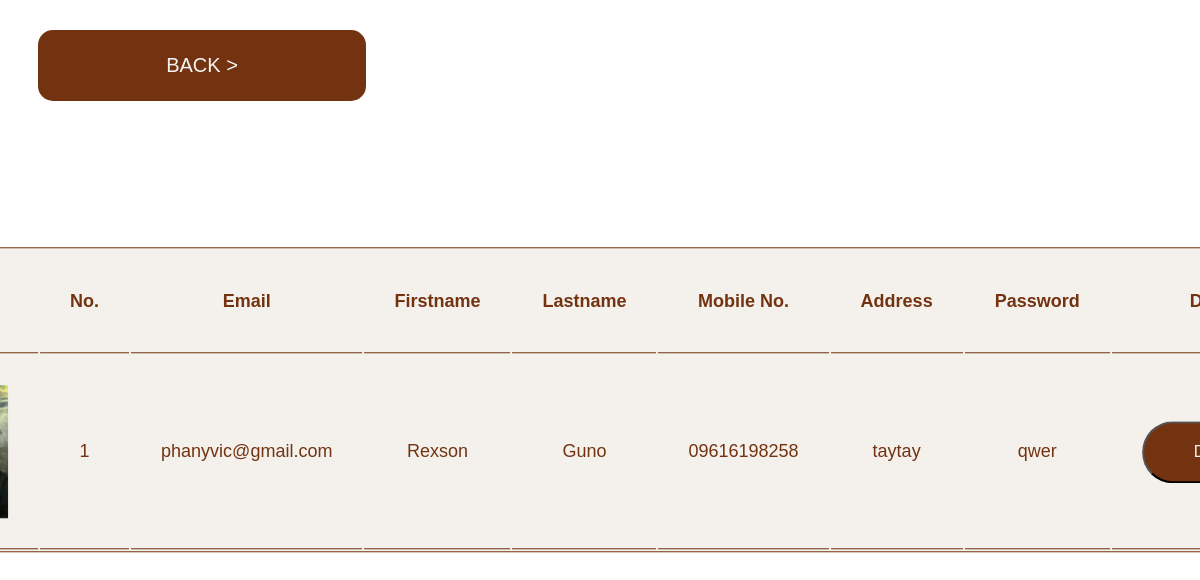
/PHP/useracc.php, run on the app's committed database.
### tables this page shows
CREATE TABLE `useracc` (
  `id` int(255) NOT NULL,
  `email` varchar(255) NOT NULL,
  `fname` varchar(255) NOT NULL,
  `lname` varchar(255) NOT NULL,
  `mobile` varchar(11) NOT NULL,
  `address` varchar(255) NOT NULL,
  `password` varchar(255) NOT NULL,
  `image` varchar(255) NOT NULL
);

### PHP/useracc.php (the view, shortened to what this page needs)
<?php
include('DBconn.php');
?>
    <link rel="stylesheet" type="text/css" href="../CSS/ACCtable.css">
<div>
                <div class="ADD">
                <p><a href="admin-dashboard.php">BACK ></a></p>
                </div>
    <table class="table">
    <thead>
                    <tr>
                    <th scope="col">Profile Picture</th>
                    <th scope="col">No.</th>
                    <th scope="col">Email</th>
                    <th scope="col">Firstname</th>
                    <th scope="col">Lastname</th>
                    <th scope="col">Mobile No.</th>
                    <th scope="col">Address</th>
                    <th scope="col">Password</th>
                    <th scope="col">Delete</th>
                    </tr>
                </thead>
                <tbody>
                            <?php
                            $result="SELECT * FROM `useracc`";
                            $result=mysqli_query($con,$result);
                            if($result){
                                while($row=mysqli_fetch_assoc($result)){
                                    $image = $row['image'];
                                    $id = $row['id'];
                                    $email = $row['email'];
                                    $fname = $row['fname'];
                                    $lname = $row['lname'];
                                    $mobile = $row['mobile'];
                                    $address = $row['address'];
                                    $password = $row['password'];
                        echo
                        '<tr>
                        <td>
                            <img src="profileimg/'.$image.'" />
                        </td>
                        <td> '.$id.' </td>
                        <td> '.$email.' </td>
                        <td> '.$fname.' </td>
                        <td> '.$lname.' </td>
                        <td> '.$mobile.' </td>
                        <td> '.$address.' </td>
                        <td> '.$password.' </td>
                        <td>
                            <button class="button">
                                <a href="useraccdelete.php? deleteid='.$id.'">Delete</a>
                            </button>
                        </td>
                        </tr>';
                             }
                        }
                        ?>
                    </tbody>
        </table>
</div>

### CSS/ACCtable.css (style rules this page uses)
.table { color: #733311; background-color: #F4F1EC; position: absolute; top: 50%; left: 50%; transform: translate(-50%,-50%); width: 900px; height: 300px; border-bottom: 1px solid #733311; border: 1px solid #733311; border-radius: 15px; font-family: 'Poppins', sans-serif; font-size: large; }
.table td { text-align: center; }
.table th,td { border-bottom: 1px solid #733311; }
.table th,tr,td { padding: 30px; }
.ADD { background-color: #733311; width: 300px; margin-top: 30px; text-align: center; padding: 8px 14px; border-radius: 15px; margin-left: 30px; font-family: helvetica; }
.ADD a { text-decoration: none; color: #f5f5f5; font-size: 20px; }
.button { background-color: #733311; border-radius: 50px; color: #F4F1EC; padding: 20px 50px; text-align: center; display: inline-block; font-size: 16px; font-style: helvetica; }
.button a { text-decoration: none; color: #F4F1EC; }
img { width: 100px; }

### data on the page
useracc: image (picture), id "1", email "phanyvic@gmail.com", fname "Rexson", lname "Guno", mobile "09616198258", address "taytay", password "qwer"
